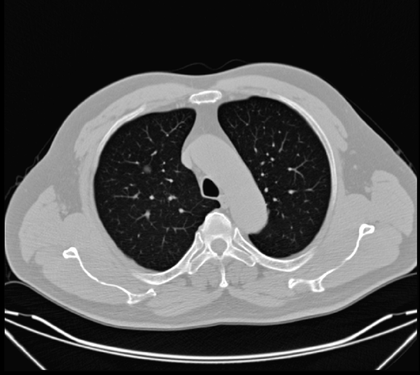
%> input picture 【20190711】图像处理导论/homework/大作业/大作业.png, 420 x 375 px, shrunk from 990 x 884 before the run
$ octave homework3.m   (GNU Octave 9; MATLAB toolbox functions it lacks are replaced by stand-ins)
%> lines starting %> are read from the running program, lines starting %| are printed output that depends on the picture; in (x1, y1, x2, y2) boxes, pixels count from 0 and x2, y2 are one past the last pixel; in counts of white or black regions, pixels touching at a corner belong together; the program's own positions count from 1
clear;
pic = imread('大作业.png');
%> pic is the input picture: size 375x420x3 uint8; min 0, max 255, mean 79.6
pic1 = rgb2gray(pic);
pic2 = histeq(pic1);    %直方图均衡化
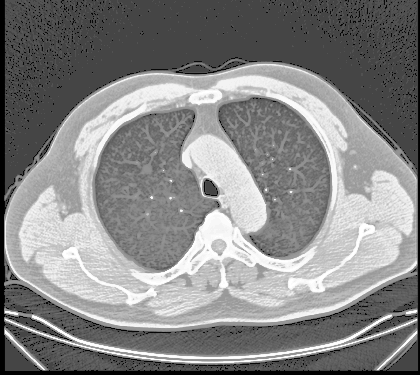
%> pic2: size 375x420 uint8; min 0, max 255, mean 133.9

pic3 = im2bw(pic1);     %二值化，身体外与肺部为0黑，肉体骨骼为1白
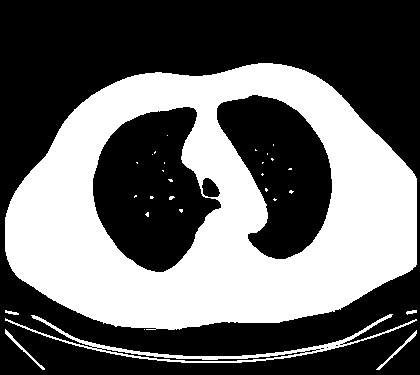
%> pic3: size 375x420 logical; 40.3% white; 29 white regions (23 under 20 px), largest, box (x1, y1, x2, y2) and area: (5, 63, 417, 330) 60770, (5, 314, 417, 363) 2182, (376, 330, 417, 370) 149, (5, 329, 45, 370) 147, (5, 310, 19, 315) 38, (406, 310, 417, 315) 34
%pic3 = medfilt2(h);                       %对椒盐躁声中值滤波
pic4 = imfill(pic3,'holes');   %填充黑点，分为身体内部1白和身体外部0黑
%> pic4: size 375x420 logical; 56.6% white; 1 black region, box (x1, y1, x2, y2) and area: (0, 0, 420, 375) 68336
[width, height] = size(pic4);   %图像分割，0为黑
%> width = 375; height = 420
for i=1:width
    for j=1:height
        if(pic4(i,j)==1)            %二值白色部分,以身体为边界的内部
            if(pic3(i,j)==0)        %
                pic7(i,j)=pic1(i,j);
                pic5(i,j)=255;
                pic6(i,j)=255;
            else
                pic5(i,j)=pic1(i,j);    %
                pic6(i,j)=255;          %外部环境
                pic7(i,j)=255;
            end
        else
            pic6(i,j)=pic1(i,j);
            pic5(i,j)=255;
            pic7(i,j)=255;
        end
    end
end
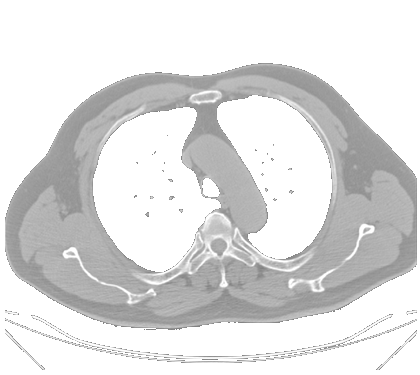
%> pic5: size 375x420 double; min 128, max 255, mean 222.4
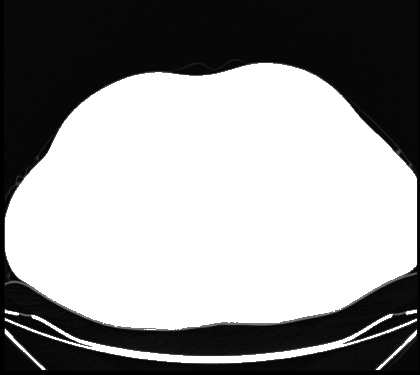
%> pic6: size 375x420 uint8; min 0, max 255, mean 149.3
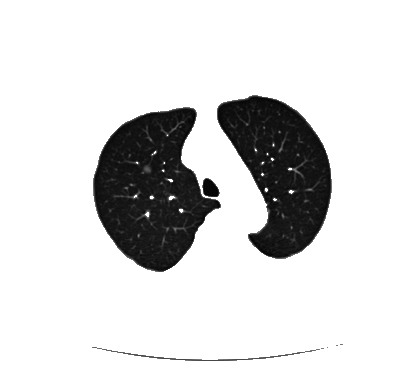
%> pic7: size 375x420 double; min 2, max 255, mean 217.9

se = strel('disk',6);
pic8 = imerode(pic7,se);%
pic9 = imerode(pic8,se);%
se = strel('disk',7);
pic10 = imdilate(pic9,se);%
pic11 = imdilate(pic10,se);%

%中间部分效果不好，保持原图
[height, width] = size(pic7);
%> height = 375; width = 420
for i=1:height
    for j=1:width
        if((i>(height/2-40)&&i<(height/2+40))&&(j>(width/2-40)&&j<(width/2+40)))
            m(i,j)=pic7(i,j);
        else
            m(i,j)=pic11(i,j);
        end
    end
end

figure;
subplot(2,2,1);imshow(pic1,[]);title('处理前：');
subplot(2,2,2);imhist(pic1);title('灰度直方图：');
subplot(2,2,3);imshow(pic2,[]);title('直方图均衡化：');
subplot(2,2,4);imhist(pic2);title('直方图均衡化后的图像：');
%> after `title('直方图均衡化后的图像：')`:
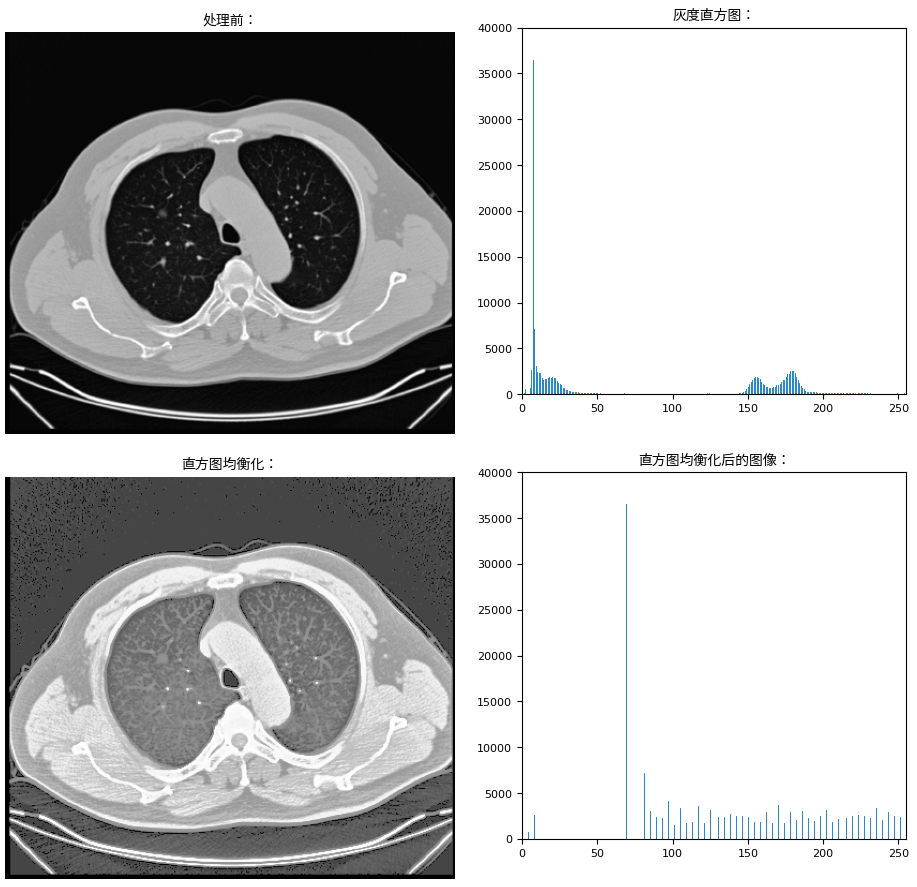
%> figure redrawn from the program's plot data, 4 panels

figure;
subplot(221);imshow(pic4,[]);title('身体外部与内部分界：');
subplot(222);imshow(pic3,[]);title('身体外部、内部、肺部三部分：');
subplot(223);imshow(pic5,[]);title('肉体：');
subplot(224);imshow(pic7,[]);title('肺部：');

figure;
subplot(221);imshow(pic7,[]);title('肺部：');
subplot(222);imshow(pic9,[]);title('第一步：膨胀图像');
subplot(223);imshow(pic11,[]);title('第二步：再腐蚀图像');
subplot(224);imshow(m,[]);title('中间部分“粘连”，保持原样');

image = edge(m,'log',4);
%> image: size 375x420 logical; 0.59% white in thin lines or dots, all inside (x1, y1, x2, y2) = (94, 96, 331, 271)
se = strel('disk',1);
pic11 = imdilate(image,se);%膨胀.边界线更清晰
%> pic11: size 375x420 logical; 1.8% white in thin lines or dots, all inside (x1, y1, x2, y2) = (93, 95, 332, 272)
% figure;
% imshow(pic11,[]);
[height, width, floor] = size(pic);
%> floor = 3
for i=1:height
    for j=1:width
        if(pic11(i,j)==1)
            picc(i,j,1)=255;
            picc(i,j,2)=0;
            picc(i,j,3)=0;
        else
            for k=1:floor
                picc(i,j,k)=pic(i,j,k);
            end
        end
    end
end
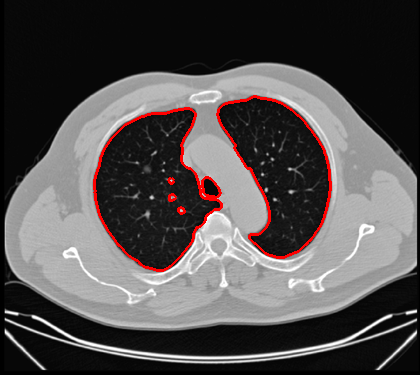
%> picc: size 375x420x3 uint8; mean R, G, B 83.3, 78.7, 78.7
figure;
imshow(picc,[]);title('肺部：');

$ run again, with 【20190711】图像处理导论/homework/大作业/T4-2.jpg saved as 【20190711】图像处理导论/homework/大作业/大作业.png
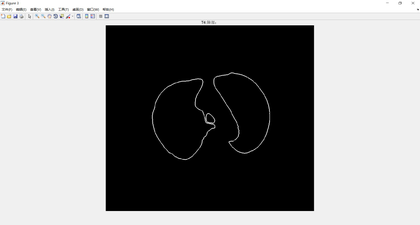
%> input picture 【20190711】图像处理导论/homework/大作业/T4-2.jpg, 420 x 225 px, shrunk from 1920 x 1030 before the run
%> pic is the input picture: size 225x420x3 uint8; mean R, G, B 143, 143, 143
%> pic3: size 225x420 logical; 59.3% white; 24 black regions (23 under 20 px), largest, box (x1, y1, x2, y2) and area: (106, 25, 314, 211) 38440
%> pic4: size 225x420 logical; every value is 1
%> after the loop `for i=1:width`:
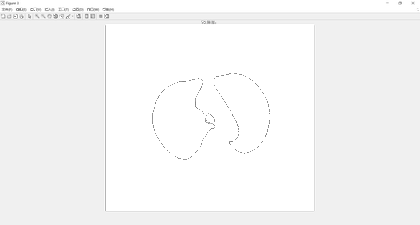
%> pic5: size 225x420 uint8; min 128, max 255, mean 246
%> image: size 225x420 logical; 1.4% white in thin lines or dots, all inside (x1, y1, x2, y2) = (1, 1, 314, 211)
%> after the loop `for i=1:height`:
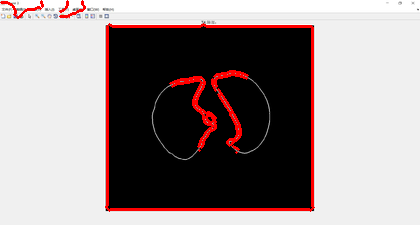
%> picc: size 225x420x3 uint8; mean R, G, B 152.2, 141.6, 141.6
